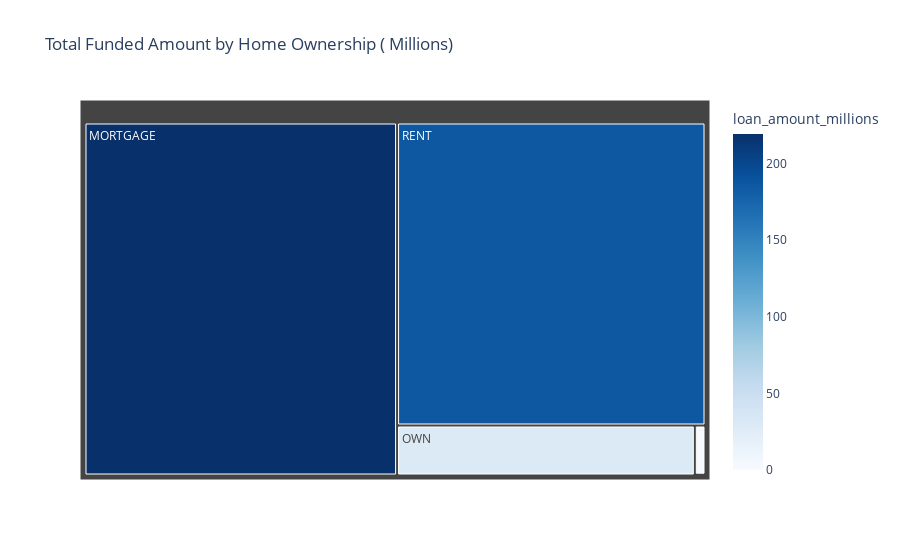

The notebook cell this image was saved under:
### Markdown cell above
### Home ownership by Total Funded Amount

### Code cell
home_funding = df.groupby('home_ownership') ['loan_amount'].sum().reset_index()
home_funding['loan_amount_millions'] = home_funding['loan_amount'] / 1_000_000

fig = px.treemap(
    home_funding,
    path=['home_ownership'],
    values='loan_amount_millions',
    color='loan_amount_millions',
    color_continuous_scale='Blues',
    title='Total Funded Amount by Home Ownership ( Millions)'
)

fig.show()

### Figure 1 — Plotly figure (JSON) as saved in the notebook; plotly's stock layout.template omitted (floating-point values rounded to 4 significant figures)
{"data": [{"branchvalues": "total", "customdata": [[219.3], [0.0168], [1.045], [29.6], [185.8]], "domain": {"x": [0, 1], "y": [0, 1]}, "hovertemplate": "labels=%{label}<br>loan_amount_millions_sum=%{value}<br>parent=%{parent}<br>id=%{id}<br>loan_amount_millions=%{color}<extra></extra>", "ids": ["MORTGAGE", "NONE", "OTHER", "OWN", "RENT"], "labels": ["MORTGAGE", "NONE", "OTHER", "OWN", "RENT"], "marker": {"coloraxis": "coloraxis", "colors": [219.3, 0.0168, 1.045, 29.6, 185.8]}, "name": "", "parents": ["", "", "", "", ""], "type": "treemap", "values": [219.3, 0.0168, 1.045, 29.6, 185.8]}], "layout": {"coloraxis": {"colorbar": {"title": {"text": "loan_amount_millions"}}, "colorscale": [[0, "rgb(247,251,255)"], [0.125, "rgb(222,235,247)"], [0.25, "rgb(198,219,239)"], [0.375, "rgb(158,202,225)"], [0.5, "rgb(107,174,214)"], [0.625, "rgb(66,146,198)"], [0.75, "rgb(33,113,181)"], [0.875, "rgb(8,81,156)"], [1, "rgb(8,48,107)"]]}, "legend": {"tracegroupgap": 0}, "title": {"text": "Total Funded Amount by Home Ownership ( Millions)"}}}
